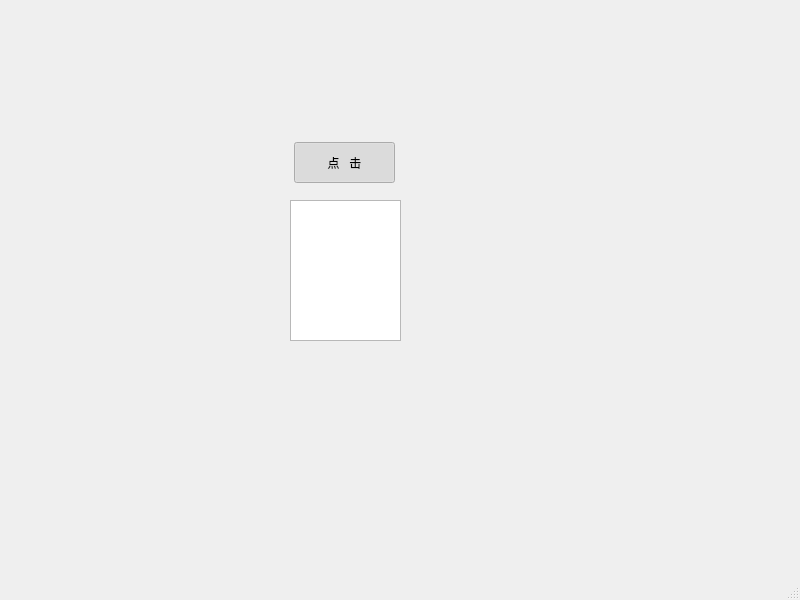
<?xml version="1.0" encoding="UTF-8"?>
<ui version="4.0">
 <class>MainWindow</class>
 <widget class="QMainWindow" name="MainWindow">
  <property name="geometry">
   <rect>
    <x>0</x>
    <y>0</y>
    <width>800</width>
    <height>600</height>
   </rect>
  </property>
  <property name="windowTitle">
   <string>MainWindow</string>
  </property>
  <widget class="QWidget" name="centralwidget">
   <widget class="QTextEdit" name="textEdit">
    <property name="geometry">
     <rect>
      <x>290</x>
      <y>200</y>
      <width>111</width>
      <height>141</height>
     </rect>
    </property>
   </widget>
   <widget class="QPushButton" name="pushButton">
    <property name="geometry">
     <rect>
      <x>294</x>
      <y>142</y>
      <width>101</width>
      <height>41</height>
     </rect>
    </property>
    <property name="autoFillBackground">
     <bool>false</bool>
    </property>
    <property name="text">
     <string>点   击</string>
    </property>
    <property name="checkable">
     <bool>true</bool>
    </property>
    <property name="checked">
     <bool>true</bool>
    </property>
    <property name="autoRepeat">
     <bool>true</bool>
    </property>
    <property name="autoExclusive">
     <bool>false</bool>
    </property>
    <property name="autoRepeatInterval">
     <number>200</number>
    </property>
    <property name="autoDefault">
     <bool>false</bool>
    </property>
    <property name="default">
     <bool>false</bool>
    </property>
    <property name="flat">
     <bool>true</bool>
    </property>
   </widget>
  </widget>
  <widget class="QMenuBar" name="menubar">
   <property name="geometry">
    <rect>
     <x>0</x>
     <y>0</y>
     <width>800</width>
     <height>23</height>
    </rect>
   </property>
  </widget>
  <widget class="QStatusBar" name="statusbar"/>
 </widget>
 <resources/>
 <connections>
  <connection>
   <sender>pushButton</sender>
   <signal>clicked()</signal>
   <receiver>MainWindow</receiver>
   <slot>button_click()</slot>
   <hints>
    <hint type="sourcelabel">
     <x>386</x>
     <y>180</y>
    </hint>
    <hint type="destinationlabel">
     <x>610</x>
     <y>183</y>
    </hint>
   </hints>
  </connection>
 </connections>
 <slots>
  <slot>button_click()</slot>
 </slots>
</ui>
